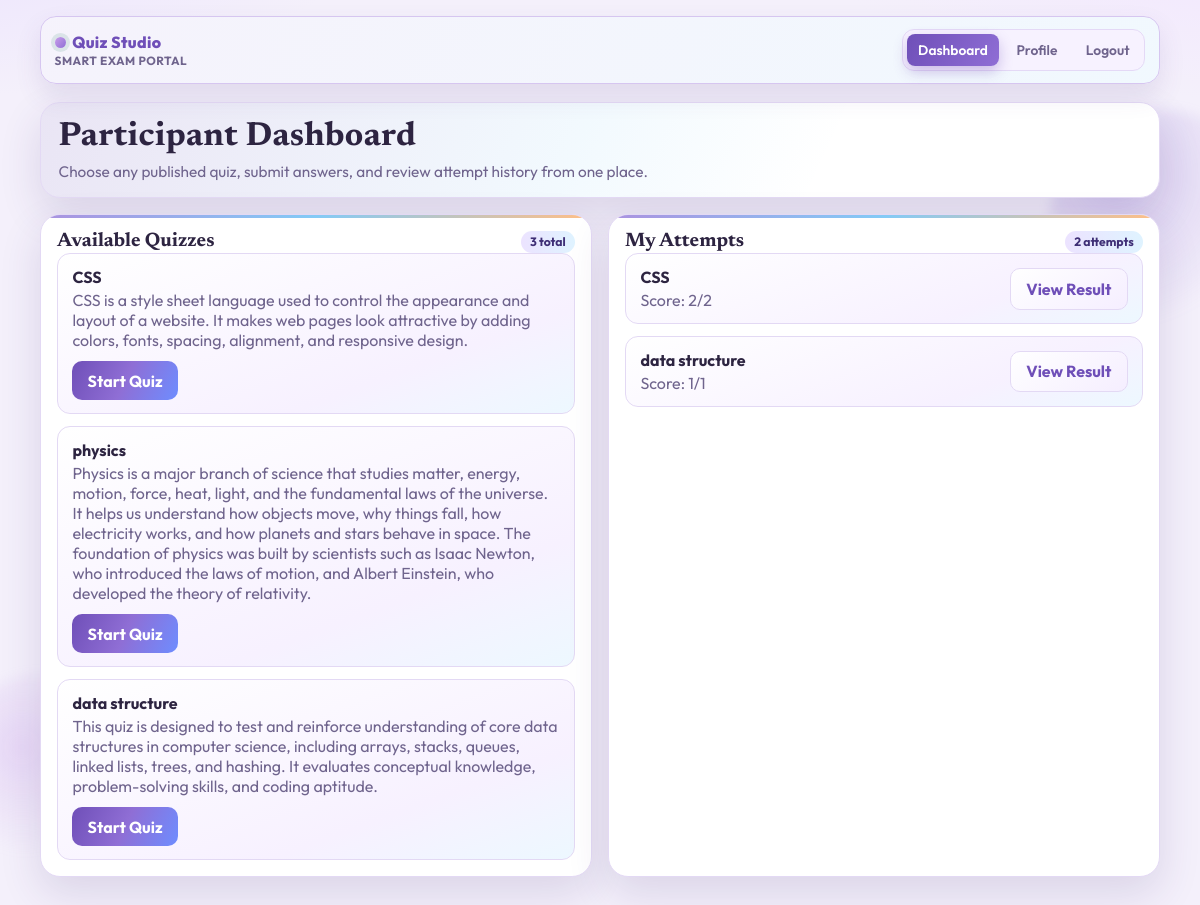
Screenshot of / (signed in) with the database file from the repository.
### Quiz/models.py (models this page shows, shortened)
class Quiz(models.Model):
    title = models.CharField(max_length=200)
    description = models.TextField(blank=True)
    is_published = models.BooleanField(default=False)

class QuizAttempt(models.Model):
    participant = models.ForeignKey(Participant, on_delete=models.CASCADE, related_name="attempts")
    quiz = models.ForeignKey(Quiz, on_delete=models.CASCADE, related_name="attempts")
    score = models.PositiveIntegerField(default=0)
    total = models.PositiveIntegerField(default=0)
    created_at = models.DateTimeField(auto_now_add=True)
    class Meta:
        ordering = ["-score", "created_at"]

### Quiz/views.py (the view)
# urls.py: path("", views.dashboard_view, name="dashboard"),
@login_required
@never_cache
def dashboard_view(request):
    if request.user.is_staff:
        messages.info(request, "Admins cannot participate in quizzes. Use Admin Panel to manage quizzes.")
        return redirect("quiz:admin_dashboard")
    if not hasattr(request.user, "participant"):
        return redirect("quiz:participant_profile")
    quizzes = Quiz.objects.filter(is_published=True)
    attempts = QuizAttempt.objects.filter(participant=request.user.participant).select_related("quiz")
    return render(request, "quiz/dashboard.html", {"quizzes": quizzes, "attempts": attempts})

### Quiz/templates/quiz/dashboard.html
{% extends "quiz/base.html" %}
{% block content %}
<section class="hero">
    <h1 class="title">Participant Dashboard</h1>
    <p class="subtitle">Choose any published quiz, submit answers, and review attempt history from one place.</p>
</section>
<div class="grid two">
    <section class="card">
        <div class="row">
            <h3>Available Quizzes</h3>
            <span class="tag">{{ quizzes|length }} total</span>
        </div>
        {% if quizzes %}
            <ul class="list">
                {% for quiz in quizzes %}
                    <li>
                        <div class="row">
                            <div>
                                <strong>{{ quiz.title }}</strong>
                                <p class="muted">{{ quiz.description|default:"No description" }}</p>
                            </div>
                            <a href="{% url 'quiz:take_quiz' quiz.id %}" class="btn btn-primary">Start Quiz</a>
                        </div>
                    </li>
                {% endfor %}
            </ul>
        {% else %}
            <p class="muted">No quizzes are available right now.</p>
        {% endif %}
    </section>
    <section class="card">
        <div class="row">
            <h3>My Attempts</h3>
            <span class="tag">{{ attempts|length }} attempts</span>
        </div>
        {% if attempts %}
            <ul class="list">
                {% for attempt in attempts %}
                    <li>
                        <div class="row">
                            <div>
                                <strong>{{ attempt.quiz.title }}</strong>
                                <p class="muted">Score: {{ attempt.score }}/{{ attempt.total }}</p>
                            </div>
                            <a href="{% url 'quiz:result' attempt.id %}" class="btn btn-secondary">View Result</a>
                        </div>
                    </li>
                {% endfor %}
            </ul>
        {% else %}
            <p class="muted">You have not attempted any quiz yet.</p>
        {% endif %}
    </section>
</div>
{% endblock %}

### Quiz/templates/quiz/base.html (style rules this page uses)
:root { --bg: #f4f0fb; --paper: #ffffff; --paper-soft: #faf7ff; --ink: #2d2441; --muted: #6f648d; --line: #e3d9f4; --brand: #8f6ed5; --brand-2: #6f4fb8; --accent: #c89eea; --accent-2: #5ab9f3; --accent-3: #ffa95e; --danger: #b33131; --success-bg: #f0eaff; --success-text: #5e3ca2; --warning-bg: #fff3fb; --warning-text: #8e4e89; --info-bg: #efe9ff; --info-text: #5741a4; --danger-bg: #ffeaea; --radius-lg: 20px; --radius-md: 12px; --shadow: 0 16px 42px rgba(62, 41, 112, 0.14); }
* { box-sizing: border-box; }
body { margin: 0; font-family: "Outfit", sans-serif; color: var(--ink); background: radial-gradient(900px 400px at -10% -15%, #e8ddff 0%, transparent 60%), radial-gradient(760px 260px at 110% -8%, #f2e5ff 0%, transparent 68%), var(--bg); min-height: 100vh; position: relative; overflow-x: hidden; }
body::before, body::after { content: ""; position: fixed; border-radius: 50%; filter: blur(6px); z-index: -1; animation: floaty 8s ease-in-out infinite; }
body::before { width: 220px; height: 220px; right: -70px; top: 110px; background: radial-gradient(circle at 30% 30%, rgba(143, 110, 213, 0.28), transparent 70%); }
body::after { width: 180px; height: 180px; left: -50px; bottom: 70px; background: radial-gradient(circle at 40% 40%, rgba(200, 158, 234, 0.3), transparent 70%); animation-delay: 1.5s; }
.hero { border: 1px solid var(--line); border-radius: var(--radius-lg); padding: 1rem 1.1rem; background: linear-gradient(115deg, rgba(111, 79, 184, 0.15), rgba(90, 185, 243, 0.08) 48%, transparent 70%), var(--paper); box-shadow: var(--shadow); margin-bottom: 1rem; animation: lift 0.45s ease; }
.title { margin: 0; font-size: clamp(1.5rem, 3.5vw, 2.1rem); line-height: 1.08; font-family: "Newsreader", serif; letter-spacing: 0.01em; }
.subtitle { margin: 0.4rem 0 0; color: var(--muted); font-size: 0.96rem; max-width: 68ch; }
.card { background: var(--paper); border: 1px solid var(--line); border-radius: var(--radius-lg); padding: 1rem; margin-bottom: 1rem; box-shadow: var(--shadow); animation: lift 0.45s ease; position: relative; overflow: hidden; }
.card::before { content: ""; position: absolute; top: 0; left: 0; width: 100%; height: 3px; background: linear-gradient(90deg, var(--brand), var(--accent-2), var(--accent-3)); opacity: 0.75; }
.card h3 { margin: 0; font-family: "Newsreader", serif; font-size: 1.22rem; }
.btn { border: 0; border-radius: 10px; padding: 0.62rem 0.95rem; font: inherit; font-weight: 700; cursor: pointer; text-decoration: none; display: inline-flex; align-items: center; justify-content: center; gap: 0.35rem; transition: 0.2s ease; position: relative; overflow: hidden; }
.btn-primary { color: #fff; background: linear-gradient(115deg, var(--brand-2), var(--brand), #6e8dff); }
.btn-primary::after { content: ""; position: absolute; inset: 0 auto 0 -130%; width: 50%; background: linear-gradient(120deg, transparent, rgba(255, 255, 255, 0.3), transparent); transform: skewX(-20deg); transition: left 0.45s ease; }
.btn-secondary { color: var(--brand-2); border: 1px solid var(--line); background: linear-gradient(145deg, #ffffff, #f5eeff); }
.grid { display: grid; gap: 1rem; }
.grid.two { grid-template-columns: repeat(2, minmax(0, 1fr)); }
.row { display: flex; align-items: center; justify-content: space-between; gap: 0.65rem; flex-wrap: wrap; }
.list { margin: 0; padding: 0; list-style: none; display: grid; gap: 0.75rem; }
.list li { border: 1px solid var(--line); border-radius: 13px; padding: 0.8rem 0.9rem; background: linear-gradient(160deg, #ffffff, #f7f1ff 70%, #edf8ff); transition: transform 0.2s ease, box-shadow 0.2s ease; }
.muted { margin: 0.2rem 0 0; color: var(--muted); }
.tag { border-radius: 999px; font-size: 0.76rem; font-weight: 700; padding: 0.24rem 0.58rem; color: #3f2f76; background: linear-gradient(90deg, #ece3ff, #dff3ff); }
.content > *:nth-child(1) { animation-delay: 0.02s; }
.content > *:nth-child(2) { animation-delay: 0.08s; }

### rows the page displays
Quiz: title "CSS", description "CSS is a style sheet language used to control the appearance and layout of a website. It makes web pages look attractive by adding colors, fonts, spacing, alignment, and responsive design."
Quiz: title "physics", description "Physics is a major branch of science that studies matter, energy, motion, force, heat, light, and the fundamental laws of the universe. It helps us understand how objects move, why things fall, how electricity works, and how planets and stars behave in space. The foundation of physics was built by scientists such as Isaac Newton, who introduced the laws of motion, and Albert Einstein, who developed the theory of relativity."
Quiz: title "data structure", description "This quiz is designed to test and reinforce understanding of core data structures in computer science, including arrays, stacks, queues, linked lists, trees, and hashing. It evaluates conceptual knowledge, problem-solving skills, and coding aptitude."
QuizAttempt: quiz "CSS", score "2", total "2"
QuizAttempt: quiz "data structure", score "1", total "1"

### other values shown
{{ quizzes|length }} "3"
{{ attempts|length }} "2"
